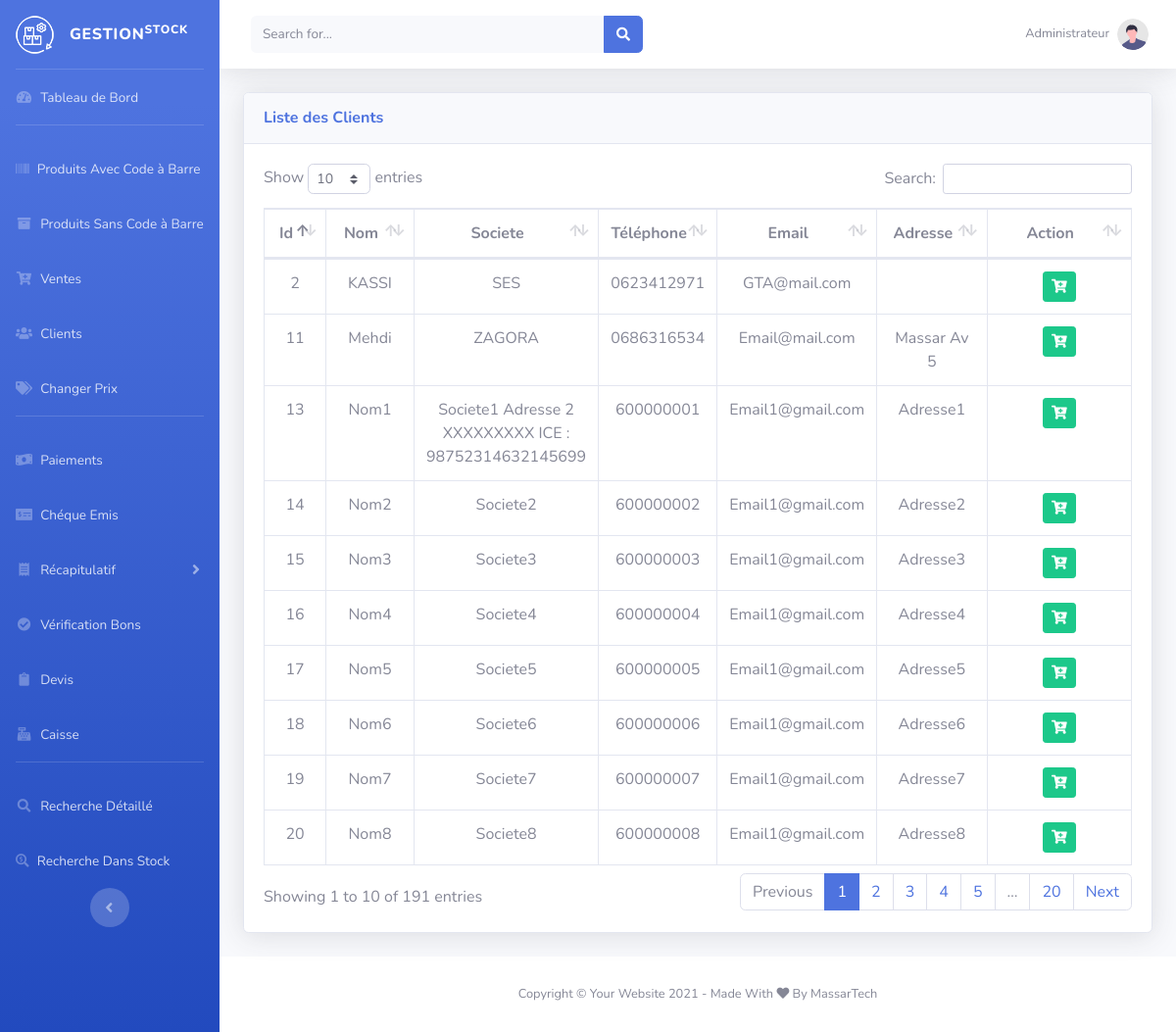
Screenshot of /Ventes/Vente.php (signed in) with the database file from the repository.
### tables this page shows
CREATE TABLE `client` (
  `id` int(11) NOT NULL,
  `nom` varchar(20) NOT NULL,
  `societe` varchar(200) NOT NULL,
  `gsm` varchar(15) NOT NULL,
  `email` varchar(250) NOT NULL,
  `adresse` varchar(250) NOT NULL
);

### Ventes/Vente.php (the view, shortened to what this page needs)
<?php
if (!isset($_SESSION['role'])) {
  header("location:../index.php");
}else{
include "../DataSet/db.php";
$sql = "SELECT * FROM client ORDER BY id DESC";
$data = $pdo->query($sql);
include '../includes/header.php';
include '../includes/sidebar.php';
include '../includes/topbar.php';
?>
<div class="card shadow mb-4">
    <div class="card-header py-3">
        <h6 class="m-0 font-weight-bold text-primary">Liste des Clients</h6>
    </div>
    <div class="card-body">
        <div class="table-responsive">
            <table class="table table-bordered" id="dataTable" width="100%" cellspacing="0">
                <thead>
                    <tr>
                        <th><center>Id</center></th>
                        <th><center>Nom</center></th>
                        <th><center>Societe</center></th>
                        <th><center>Téléphone</center></th>
                        <th><center>Email</center></th>
                        <th><center>Adresse</center></th>
                        <th><center>Action</center></th>
                    </tr>
                </thead>
                <tbody>
                <?php
                    foreach ($data as $row){ ?>
                    <tr>
                        <td><center><?php echo($row['id']); ?></center></td>
                        <td><center><?php echo ucwords($row['nom']); ?></center></td>
                        <td><center><?php echo ucwords($row['societe']); ?></center></td>
                        <td><center><?php echo ucwords($row['gsm']); ?></center></td>
                        <td><center><?php echo ucwords($row['email']); ?></center></td>
                        <td><center><?php echo ucwords($row['adresse']); ?></center></td>
                        <td class="col-md-2"><center>
                        <a href="open_vente_details.php?id_client=<?php echo($row['id']);?>"
                            class="btn btn-sm btn-success"><i class="fas fa-cart-plus"></i></a>
                        </center></td>
                    </tr>
                    <?php } ?>
                </tbody>
            </table>
        </div>
    </div>
</div>
<?php include '../includes/footer.php'; ?>
<?php }
?>

### rows the page displays
client: id "20", nom "Nom8", societe "Societe8", gsm "600000008", email "Email1@gmail.com", adresse "Adresse8"
client: id "19", nom "Nom7", societe "Societe7", gsm "600000007", email "Email1@gmail.com", adresse "Adresse7"
client: id "18", nom "Nom6", societe "Societe6", gsm "600000006", email "Email1@gmail.com", adresse "Adresse6"
client: id "17", nom "Nom5", societe "Societe5", gsm "600000005", email "Email1@gmail.com", adresse "Adresse5"
client: id "16", nom "Nom4", societe "Societe4", gsm "600000004", email "Email1@gmail.com", adresse "Adresse4"
client: id "15", nom "Nom3", societe "Societe3", gsm "600000003", email "Email1@gmail.com", adresse "Adresse3"
client: id "14", nom "Nom2", societe "Societe2", gsm "600000002", email "Email1@gmail.com", adresse "Adresse2"
client: id "13", nom "Nom1", societe "Societe1 Adresse 2 XXXXXXXXX ICE : 98752314632145699", gsm "600000001", email "Email1@gmail.com", adresse "Adresse1"
client: id "11", nom "Mehdi", societe "ZAGORA", gsm "0686316534", email "Email@mail.com", adresse "Massar Av 5"
client: id "2", nom "KASSI", societe "SES", gsm "0623412971", email "GTA@mail.com"

### other values shown
$_SESSION['role'] "Administrateur"
